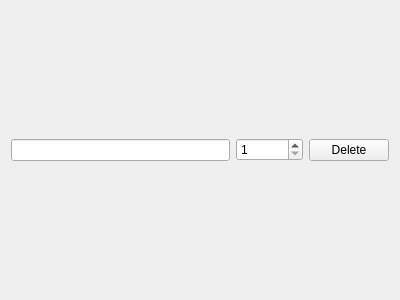
<?xml version="1.0" encoding="UTF-8"?>
<ui version="4.0">
 <class>Form</class>
 <widget class="QWidget" name="Form">
  <property name="geometry">
   <rect>
    <x>0</x>
    <y>0</y>
    <width>400</width>
    <height>300</height>
   </rect>
  </property>
  <property name="windowTitle">
   <string>Form</string>
  </property>
  <layout class="QHBoxLayout" name="horizontalLayout">
   <item>
    <widget class="QLineEdit" name="lineEditItemName"/>
   </item>
   <item>
    <widget class="QSpinBox" name="spinBoxItemCount">
     <property name="minimum">
      <number>1</number>
     </property>
     <property name="maximum">
      <number>999999999</number>
     </property>
    </widget>
   </item>
   <item>
    <widget class="QPushButton" name="pushButtonDelete">
     <property name="text">
      <string>Delete</string>
     </property>
    </widget>
   </item>
  </layout>
 </widget>
 <resources/>
 <connections/>
</ui>
